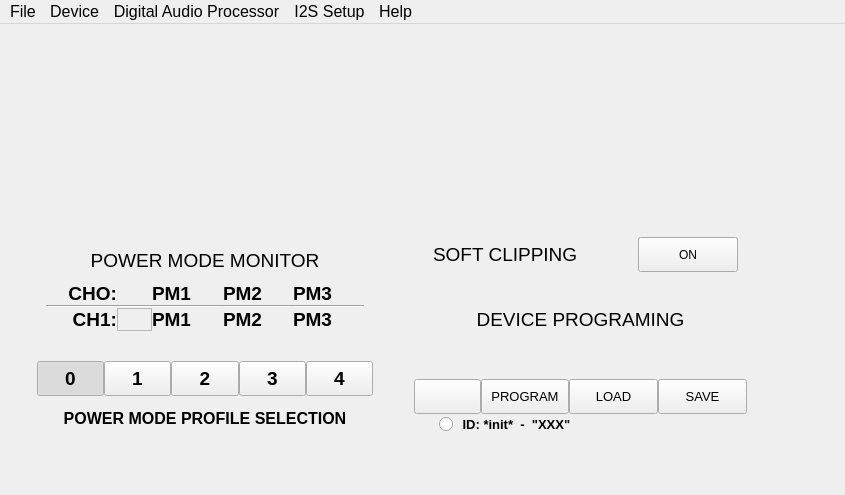
<?xml version="1.0" encoding="UTF-8"?>
<ui version="4.0">
 <class>DeviceControl</class>
 <widget class="QMainWindow" name="DeviceControl">
  <property name="geometry">
   <rect>
    <x>0</x>
    <y>0</y>
    <width>845</width>
    <height>495</height>
   </rect>
  </property>
  <property name="sizePolicy">
   <sizepolicy hsizetype="Fixed" vsizetype="Fixed">
    <horstretch>0</horstretch>
    <verstretch>0</verstretch>
   </sizepolicy>
  </property>
  <property name="minimumSize">
   <size>
    <width>845</width>
    <height>495</height>
   </size>
  </property>
  <property name="maximumSize">
   <size>
    <width>845</width>
    <height>495</height>
   </size>
  </property>
  <property name="windowTitle">
   <string>DeviceControl</string>
  </property>
  <property name="windowIcon">
   <iconset>
    <normaloff>:/mlogo3_resized_300x234.png</normaloff>:/mlogo3_resized_300x234.png</iconset>
  </property>
  <property name="styleSheet">
   <string notr="true"/>
  </property>
  <property name="toolButtonStyle">
   <enum>Qt::ToolButtonTextBesideIcon</enum>
  </property>
  <widget class="QWidget" name="centralWidget">
   <widget class="QFrame" name="gridFrame_2">
    <property name="geometry">
     <rect>
      <x>10</x>
      <y>0</y>
      <width>771</width>
      <height>421</height>
     </rect>
    </property>
    <layout class="QGridLayout" name="gridLayout_2" rowstretch="1,1" columnstretch="1,1" columnminimumwidth="0,0">
     <property name="leftMargin">
      <number>10</number>
     </property>
     <property name="topMargin">
      <number>10</number>
     </property>
     <property name="rightMargin">
      <number>10</number>
     </property>
     <property name="bottomMargin">
      <number>10</number>
     </property>
     <property name="spacing">
      <number>0</number>
     </property>
     <item row="0" column="0">
      <widget class="QWidjetPainter" name="progressBar_ch0" native="true"/>
     </item>
     <item row="0" column="1">
      <widget class="QWidjetPainter" name="progressBar_ch1" native="true"/>
     </item>
     <item row="1" column="0">
      <layout class="QVBoxLayout" name="verticalLayout">
       <property name="leftMargin">
        <number>17</number>
       </property>
       <property name="rightMargin">
        <number>23</number>
       </property>
       <item>
        <widget class="QFrame" name="verticalFrame_PM_control">
         <property name="cursor">
          <cursorShape>ArrowCursor</cursorShape>
         </property>
         <layout class="QVBoxLayout" name="verticalLayout_10" stretch="1,2,1,1">
          <property name="spacing">
           <number>5</number>
          </property>
          <property name="leftMargin">
           <number>0</number>
          </property>
          <property name="topMargin">
           <number>8</number>
          </property>
          <property name="rightMargin">
           <number>0</number>
          </property>
          <property name="bottomMargin">
           <number>0</number>
          </property>
          <item>
           <widget class="QLabel" name="label">
            <property name="font">
             <font>
              <family>Segoe UI</family>
              <pointsize>14</pointsize>
              <weight>50</weight>
              <bold>false</bold>
              <underline>false</underline>
             </font>
            </property>
            <property name="text">
             <string>POWER MODE MONITOR</string>
            </property>
            <property name="alignment">
             <set>Qt::AlignCenter</set>
            </property>
            <property name="QLabelMainBig_SegoeUI12pt" stdset="0">
             <string>true</string>
            </property>
           </widget>
          </item>
          <item>
           <layout class="QGridLayout" name="gridLayout_5" rowstretch="10,0,0" columnstretch="2,1,2,2,2" columnminimumwidth="0,0,0,0,0">
            <property name="leftMargin">
             <number>9</number>
            </property>
            <property name="rightMargin">
             <number>9</number>
            </property>
            <property name="bottomMargin">
             <number>20</number>
            </property>
            <property name="spacing">
             <number>0</number>
            </property>
            <item row="0" column="2">
             <widget class="QLabel" name="frame_ch0_pm1">
              <property name="font">
               <font>
                <family>Segoe UI</family>
                <pointsize>14</pointsize>
                <weight>75</weight>
                <bold>true</bold>
               </font>
              </property>
              <property name="text">
               <string>PM1</string>
              </property>
              <property name="alignment">
               <set>Qt::AlignBottom|Qt::AlignLeading|Qt::AlignLeft</set>
              </property>
              <property name="color_indication_on" stdset="0">
               <string>indication_on</string>
              </property>
              <property name="color_indication_off" stdset="0">
               <string>indication_off</string>
              </property>
             </widget>
            </item>
            <item row="0" column="4">
             <widget class="QLabel" name="frame_ch0_pm3">
              <property name="font">
               <font>
                <family>Segoe UI</family>
                <pointsize>14</pointsize>
                <weight>75</weight>
                <bold>true</bold>
               </font>
              </property>
              <property name="text">
               <string>PM3</string>
              </property>
              <property name="alignment">
               <set>Qt::AlignBottom|Qt::AlignLeading|Qt::AlignLeft</set>
              </property>
              <property name="color_indication_on" stdset="0">
               <string>indication_on</string>
              </property>
              <property name="color_indication_off" stdset="0">
               <string>indication_off</string>
              </property>
             </widget>
            </item>
            <item row="0" column="3">
             <widget class="QLabel" name="frame_ch0_pm2">
              <property name="font">
               <font>
                <family>Segoe UI</family>
                <pointsize>14</pointsize>
                <weight>75</weight>
                <bold>true</bold>
               </font>
              </property>
              <property name="text">
               <string>PM2</string>
              </property>
              <property name="alignment">
               <set>Qt::AlignBottom|Qt::AlignLeading|Qt::AlignLeft</set>
              </property>
              <property name="color_indication_on" stdset="0">
               <string>indication_on</string>
              </property>
              <property name="color_indication_off" stdset="0">
               <string>indication_off</string>
              </property>
             </widget>
            </item>
            <item row="2" column="2">
             <widget class="QLabel" name="frame_ch1_pm1">
              <property name="font">
               <font>
                <family>Segoe UI</family>
                <pointsize>14</pointsize>
                <weight>75</weight>
                <bold>true</bold>
               </font>
              </property>
              <property name="text">
               <string>PM1</string>
              </property>
              <property name="alignment">
               <set>Qt::AlignLeading|Qt::AlignLeft|Qt::AlignTop</set>
              </property>
              <property name="color_indication_on" stdset="0">
               <string>indication_on</string>
              </property>
              <property name="color_indication_off" stdset="0">
               <string>indication_off</string>
              </property>
             </widget>
            </item>
            <item row="2" column="4">
             <widget class="QLabel" name="frame_ch1_pm3">
              <property name="font">
               <font>
                <family>Segoe UI</family>
                <pointsize>14</pointsize>
                <weight>75</weight>
                <bold>true</bold>
               </font>
              </property>
              <property name="text">
               <string>PM3</string>
              </property>
              <property name="alignment">
               <set>Qt::AlignLeading|Qt::AlignLeft|Qt::AlignTop</set>
              </property>
              <property name="color_indication_on" stdset="0">
               <string>indication_on</string>
              </property>
              <property name="color_indication_off" stdset="0">
               <string>indication_off</string>
              </property>
             </widget>
            </item>
            <item row="2" column="0">
             <widget class="QLabel" name="label_PM_Ch1">
              <property name="font">
               <font>
                <family>Segoe UI</family>
                <pointsize>14</pointsize>
                <weight>75</weight>
                <bold>true</bold>
               </font>
              </property>
              <property name="text">
               <string>CH1:</string>
              </property>
              <property name="alignment">
               <set>Qt::AlignBottom|Qt::AlignRight|Qt::AlignTrailing</set>
              </property>
             </widget>
            </item>
            <item row="2" column="3">
             <widget class="QLabel" name="frame_ch1_pm2">
              <property name="font">
               <font>
                <family>Segoe UI</family>
                <pointsize>14</pointsize>
                <weight>75</weight>
                <bold>true</bold>
               </font>
              </property>
              <property name="text">
               <string>PM2</string>
              </property>
              <property name="alignment">
               <set>Qt::AlignLeading|Qt::AlignLeft|Qt::AlignTop</set>
              </property>
              <property name="color_indication_on" stdset="0">
               <string>indication_on</string>
              </property>
              <property name="color_indication_off" stdset="0">
               <string>indication_off</string>
              </property>
             </widget>
            </item>
            <item row="2" column="1">
             <widget class="QFrame" name="frame_7">
              <property name="frameShape">
               <enum>QFrame::StyledPanel</enum>
              </property>
              <property name="frameShadow">
               <enum>QFrame::Raised</enum>
              </property>
             </widget>
            </item>
            <item row="1" column="1">
             <widget class="Line" name="line_17">
              <property name="orientation">
               <enum>Qt::Horizontal</enum>
              </property>
             </widget>
            </item>
            <item row="1" column="0">
             <widget class="Line" name="line_16">
              <property name="orientation">
               <enum>Qt::Horizontal</enum>
              </property>
             </widget>
            </item>
            <item row="1" column="2">
             <widget class="Line" name="line_18">
              <property name="orientation">
               <enum>Qt::Horizontal</enum>
              </property>
             </widget>
            </item>
            <item row="1" column="3">
             <widget class="Line" name="line_19">
              <property name="orientation">
               <enum>Qt::Horizontal</enum>
              </property>
             </widget>
            </item>
            <item row="0" column="0">
             <widget class="QLabel" name="label__PM_Ch0">
              <property name="font">
               <font>
                <family>Segoe UI</family>
                <pointsize>14</pointsize>
                <weight>75</weight>
                <bold>true</bold>
               </font>
              </property>
              <property name="text">
               <string>CHO:</string>
              </property>
              <property name="alignment">
               <set>Qt::AlignBottom|Qt::AlignRight|Qt::AlignTrailing</set>
              </property>
             </widget>
            </item>
            <item row="1" column="4">
             <widget class="Line" name="line_20">
              <property name="orientation">
               <enum>Qt::Horizontal</enum>
              </property>
             </widget>
            </item>
           </layout>
          </item>
          <item>
           <layout class="QHBoxLayout" name="horizontalLayout_6">
            <property name="spacing">
             <number>0</number>
            </property>
            <property name="sizeConstraint">
             <enum>QLayout::SetNoConstraint</enum>
            </property>
            <property name="topMargin">
             <number>5</number>
            </property>
            <property name="bottomMargin">
             <number>0</number>
            </property>
            <item>
             <widget class="QPushButton" name="radioButton_pmp1">
              <property name="sizePolicy">
               <sizepolicy hsizetype="Fixed" vsizetype="Fixed">
                <horstretch>0</horstretch>
                <verstretch>0</verstretch>
               </sizepolicy>
              </property>
              <property name="minimumSize">
               <size>
                <width>15</width>
                <height>35</height>
               </size>
              </property>
              <property name="maximumSize">
               <size>
                <width>10000</width>
                <height>40</height>
               </size>
              </property>
              <property name="font">
               <font>
                <family>Segoe UI</family>
                <pointsize>14</pointsize>
                <weight>75</weight>
                <bold>true</bold>
               </font>
              </property>
              <property name="text">
               <string>0</string>
              </property>
              <property name="checkable">
               <bool>true</bool>
              </property>
              <property name="checked">
               <bool>true</bool>
              </property>
              <property name="PushButtonLeft" stdset="0">
               <string>true</string>
              </property>
              <property name="PushButtonLeft_Hover" stdset="0">
               <string>true</string>
              </property>
              <property name="PushButtonLeft_PressedHover" stdset="0">
               <string>true</string>
              </property>
              <property name="PushButtonLeft_Checked" stdset="0">
               <string>true</string>
              </property>
              <property name="PushButtonLeft_CheckedHover" stdset="0">
               <string>true</string>
              </property>
             </widget>
            </item>
            <item>
             <widget class="QPushButton" name="radioButton_pmp2">
              <property name="sizePolicy">
               <sizepolicy hsizetype="Fixed" vsizetype="Fixed">
                <horstretch>0</horstretch>
                <verstretch>0</verstretch>
               </sizepolicy>
              </property>
              <property name="minimumSize">
               <size>
                <width>15</width>
                <height>35</height>
               </size>
              </property>
              <property name="maximumSize">
               <size>
                <width>10000</width>
                <height>40</height>
               </size>
              </property>
              <property name="font">
               <font>
                <family>Segoe UI</family>
                <pointsize>14</pointsize>
                <weight>75</weight>
                <bold>true</bold>
               </font>
              </property>
              <property name="text">
               <string>1</string>
              </property>
              <property name="checkable">
               <bool>true</bool>
              </property>
              <property name="checked">
               <bool>false</bool>
              </property>
              <property name="PushButtonCentral" stdset="0">
               <string>true</string>
              </property>
              <property name="PushButtonCentral_Checked" stdset="0">
               <string>true</string>
              </property>
              <property name="PushButtonCentral_CheckedHover" stdset="0">
               <string>true</string>
              </property>
              <property name="PushButtonCentral_Hover" stdset="0">
               <string>true</string>
              </property>
              <property name="PushButtonCentral_PressedHover" stdset="0">
               <string>true</string>
              </property>
             </widget>
            </item>
            <item>
             <widget class="QPushButton" name="radioButton_pmp3">
              <property name="sizePolicy">
               <sizepolicy hsizetype="Fixed" vsizetype="Fixed">
                <horstretch>0</horstretch>
                <verstretch>0</verstretch>
               </sizepolicy>
              </property>
              <property name="minimumSize">
               <size>
                <width>15</width>
                <height>35</height>
               </size>
              </property>
              <property name="maximumSize">
               <size>
                <width>10000</width>
                <height>40</height>
               </size>
              </property>
              <property name="font">
               <font>
                <family>Segoe UI</family>
                <pointsize>14</pointsize>
                <weight>75</weight>
                <bold>true</bold>
               </font>
              </property>
              <property name="text">
               <string>2</string>
              </property>
              <property name="checkable">
               <bool>true</bool>
              </property>
              <property name="checked">
               <bool>false</bool>
              </property>
              <property name="PushButtonCentral" stdset="0">
               <string>true</string>
              </property>
              <property name="PushButtonCentral_Checked" stdset="0">
               <string>true</string>
              </property>
              <property name="PushButtonCentral_CheckedHover" stdset="0">
               <string>true</string>
              </property>
              <property name="PushButtonCentral_Hover" stdset="0">
               <string>true</string>
              </property>
              <property name="PushButtonCentral_PressedHover" stdset="0">
               <string>true</string>
              </property>
             </widget>
            </item>
            <item>
             <widget class="QPushButton" name="radioButton_pmp4">
              <property name="sizePolicy">
               <sizepolicy hsizetype="Fixed" vsizetype="Fixed">
                <horstretch>0</horstretch>
                <verstretch>0</verstretch>
               </sizepolicy>
              </property>
              <property name="minimumSize">
               <size>
                <width>15</width>
                <height>35</height>
               </size>
              </property>
              <property name="maximumSize">
               <size>
                <width>10000</width>
                <height>40</height>
               </size>
              </property>
              <property name="font">
               <font>
                <family>Segoe UI</family>
                <pointsize>14</pointsize>
                <weight>75</weight>
                <bold>true</bold>
               </font>
              </property>
              <property name="text">
               <string>3</string>
              </property>
              <property name="checkable">
               <bool>true</bool>
              </property>
              <property name="checked">
               <bool>false</bool>
              </property>
              <property name="PushButtonCentral" stdset="0">
               <string>true</string>
              </property>
              <property name="PushButtonCentral_Checked" stdset="0">
               <string>true</string>
              </property>
              <property name="PushButtonCentral_CheckedHover" stdset="0">
               <string>true</string>
              </property>
              <property name="PushButtonCentral_Hover" stdset="0">
               <string>true</string>
              </property>
              <property name="PushButtonCentral_PressedHover" stdset="0">
               <string>true</string>
              </property>
             </widget>
            </item>
            <item>
             <widget class="QPushButton" name="radioButton_pmp5">
              <property name="sizePolicy">
               <sizepolicy hsizetype="Fixed" vsizetype="Fixed">
                <horstretch>0</horstretch>
                <verstretch>0</verstretch>
               </sizepolicy>
              </property>
              <property name="minimumSize">
               <size>
                <width>15</width>
                <height>35</height>
               </size>
              </property>
              <property name="maximumSize">
               <size>
                <width>10000</width>
                <height>35</height>
               </size>
              </property>
              <property name="font">
               <font>
                <family>Segoe UI</family>
                <pointsize>14</pointsize>
                <weight>75</weight>
                <bold>true</bold>
               </font>
              </property>
              <property name="text">
               <string>4</string>
              </property>
              <property name="checkable">
               <bool>true</bool>
              </property>
              <property name="checked">
               <bool>false</bool>
              </property>
              <property name="PushButtonRifht" stdset="0">
               <string>true</string>
              </property>
              <property name="PushButtonRifht_Checked" stdset="0">
               <string>true</string>
              </property>
              <property name="PushButtonRifht_CheckedHover" stdset="0">
               <string>true</string>
              </property>
              <property name="PushButtonRifht_Hover" stdset="0">
               <string>true</string>
              </property>
              <property name="PushButtonRight_Pressed" stdset="0">
               <string>true</string>
              </property>
             </widget>
            </item>
           </layout>
          </item>
          <item>
           <widget class="QLabel" name="label_2">
            <property name="font">
             <font>
              <family>Segoe UI</family>
              <pointsize>12</pointsize>
              <weight>75</weight>
              <bold>true</bold>
             </font>
            </property>
            <property name="text">
             <string>POWER MODE PROFILE SELECTION</string>
            </property>
            <property name="alignment">
             <set>Qt::AlignCenter</set>
            </property>
           </widget>
          </item>
         </layout>
        </widget>
       </item>
      </layout>
     </item>
     <item row="1" column="1">
      <layout class="QVBoxLayout" name="verticalLayout_2" stretch="1,5">
       <property name="spacing">
        <number>16</number>
       </property>
       <property name="sizeConstraint">
        <enum>QLayout::SetDefaultConstraint</enum>
       </property>
       <property name="leftMargin">
        <number>17</number>
       </property>
       <property name="topMargin">
        <number>0</number>
       </property>
       <property name="rightMargin">
        <number>23</number>
       </property>
       <property name="bottomMargin">
        <number>0</number>
       </property>
       <item>
        <widget class="QFrame" name="verticalFrame_Program_Soft_Cliping">
         <layout class="QHBoxLayout" name="horizontalLayout_3" stretch="2,1">
          <property name="leftMargin">
           <number>20</number>
          </property>
          <property name="topMargin">
           <number>2</number>
          </property>
          <property name="rightMargin">
           <number>10</number>
          </property>
          <property name="bottomMargin">
           <number>0</number>
          </property>
          <item>
           <widget class="QLabel" name="label_3">
            <property name="font">
             <font>
              <family>Segoe UI</family>
              <pointsize>14</pointsize>
             </font>
            </property>
            <property name="text">
             <string>SOFT CLIPPING</string>
            </property>
            <property name="QLabelMainBig_SegoeUI12pt" stdset="0">
             <string>true</string>
            </property>
           </widget>
          </item>
          <item>
           <widget class="QPushButton" name="pushButtonSoftClipping">
            <property name="sizePolicy">
             <sizepolicy hsizetype="Fixed" vsizetype="Fixed">
              <horstretch>0</horstretch>
              <verstretch>0</verstretch>
             </sizepolicy>
            </property>
            <property name="minimumSize">
             <size>
              <width>20</width>
              <height>35</height>
             </size>
            </property>
            <property name="maximumSize">
             <size>
              <width>1000</width>
              <height>35</height>
             </size>
            </property>
            <property name="text">
             <string>ON</string>
            </property>
            <property name="PushButtonSeparate_Enabled" stdset="0">
             <string>true</string>
            </property>
            <property name="PushButtonSeparate_EnabledPressed" stdset="0">
             <string>true</string>
            </property>
            <property name="PushButtonSeparate_EnabledPressedHover" stdset="0">
             <string>true</string>
            </property>
            <property name="PushButtonSeparate_EnabledHover" stdset="0">
             <string>true</string>
            </property>
            <property name="PushButtonSeparate_Disabled" stdset="0">
             <string>true</string>
            </property>
           </widget>
          </item>
         </layout>
        </widget>
       </item>
       <item>
        <widget class="QFrame" name="verticalFrame_Program_control">
         <layout class="QVBoxLayout" name="verticalLayout_14" stretch="1,2,1">
          <property name="spacing">
           <number>0</number>
          </property>
          <property name="leftMargin">
           <number>1</number>
          </property>
          <property name="topMargin">
           <number>0</number>
          </property>
          <property name="rightMargin">
           <number>1</number>
          </property>
          <property name="bottomMargin">
           <number>0</number>
          </property>
          <item>
           <widget class="QLabel" name="label_4">
            <property name="font">
             <font>
              <family>Segoe UI</family>
              <pointsize>14</pointsize>
              <weight>50</weight>
              <bold>false</bold>
             </font>
            </property>
            <property name="text">
             <string>DEVICE PROGRAMING</string>
            </property>
            <property name="alignment">
             <set>Qt::AlignCenter</set>
            </property>
            <property name="QLabelMainBig_SegoeUI12pt" stdset="0">
             <string>true</string>
            </property>
           </widget>
          </item>
          <item>
           <layout class="QHBoxLayout" name="horizontalLayout_9" stretch="6,8,8,8">
            <property name="spacing">
             <number>0</number>
            </property>
            <property name="sizeConstraint">
             <enum>QLayout::SetDefaultConstraint</enum>
            </property>
            <property name="topMargin">
             <number>28</number>
            </property>
            <property name="bottomMargin">
             <number>0</number>
            </property>
            <item>
             <widget class="QPushButton" name="pushButtonRec">
              <property name="sizePolicy">
               <sizepolicy hsizetype="Minimum" vsizetype="Expanding">
                <horstretch>0</horstretch>
                <verstretch>0</verstretch>
               </sizepolicy>
              </property>
              <property name="minimumSize">
               <size>
                <width>20</width>
                <height>35</height>
               </size>
              </property>
              <property name="maximumSize">
               <size>
                <width>1000</width>
                <height>35</height>
               </size>
              </property>
              <property name="font">
               <font>
                <family>Segoe UI</family>
                <pointsize>10</pointsize>
               </font>
              </property>
              <property name="text">
               <string/>
              </property>
             </widget>
            </item>
            <item>
             <widget class="QPushButton" name="pushButtonProgram">
              <property name="sizePolicy">
               <sizepolicy hsizetype="Fixed" vsizetype="Fixed">
                <horstretch>0</horstretch>
                <verstretch>0</verstretch>
               </sizepolicy>
              </property>
              <property name="minimumSize">
               <size>
                <width>20</width>
                <height>35</height>
               </size>
              </property>
              <property name="maximumSize">
               <size>
                <width>10000</width>
                <height>35</height>
               </size>
              </property>
              <property name="font">
               <font>
                <family>Segoe UI</family>
                <pointsize>10</pointsize>
               </font>
              </property>
              <property name="text">
               <string>PROGRAM</string>
              </property>
              <property name="PushButtonCentral" stdset="0">
               <string>true</string>
              </property>
              <property name="PushButtonCentral_Hover" stdset="0">
               <string>true</string>
              </property>
              <property name="PushButtonCentral_PressedHover" stdset="0">
               <string>true</string>
              </property>
              <property name="PushButtonCentral_Disabled" stdset="0">
               <string>true</string>
              </property>
             </widget>
            </item>
            <item>
             <widget class="QPushButton" name="pushButtonLoad">
              <property name="sizePolicy">
               <sizepolicy hsizetype="Fixed" vsizetype="Fixed">
                <horstretch>0</horstretch>
                <verstretch>0</verstretch>
               </sizepolicy>
              </property>
              <property name="minimumSize">
               <size>
                <width>20</width>
                <height>35</height>
               </size>
              </property>
              <property name="maximumSize">
               <size>
                <width>10000</width>
                <height>35</height>
               </size>
              </property>
              <property name="font">
               <font>
                <family>Segoe UI</family>
                <pointsize>10</pointsize>
               </font>
              </property>
              <property name="text">
               <string>LOAD</string>
              </property>
              <property name="PushButtonCentral" stdset="0">
               <string>true</string>
              </property>
              <property name="PushButtonCentral_Hover" stdset="0">
               <string>true</string>
              </property>
              <property name="PushButtonCentral_PressedHover" stdset="0">
               <string>true</string>
              </property>
             </widget>
            </item>
            <item>
             <widget class="QPushButton" name="pushButtonSave">
              <property name="sizePolicy">
               <sizepolicy hsizetype="Fixed" vsizetype="Fixed">
                <horstretch>0</horstretch>
                <verstretch>0</verstretch>
               </sizepolicy>
              </property>
              <property name="minimumSize">
               <size>
                <width>20</width>
                <height>35</height>
               </size>
              </property>
              <property name="maximumSize">
               <size>
                <width>10000</width>
                <height>35</height>
               </size>
              </property>
              <property name="font">
               <font>
                <family>Segoe UI</family>
                <pointsize>10</pointsize>
               </font>
              </property>
              <property name="text">
               <string>SAVE</string>
              </property>
              <property name="PushButtonRifht" stdset="0">
               <string>true</string>
              </property>
              <property name="PushButtonRifht_Checked" stdset="0">
               <string>true</string>
              </property>
              <property name="PushButtonRifht_CheckedHover" stdset="0">
               <string>true</string>
              </property>
              <property name="PushButtonRifht_Hover" stdset="0">
               <string>true</string>
              </property>
              <property name="PushButtonRight_Pressed" stdset="0">
               <string>true</string>
              </property>
             </widget>
            </item>
           </layout>
          </item>
          <item>
           <layout class="QHBoxLayout" name="horizontalLayout_8" stretch="8">
            <property name="spacing">
             <number>0</number>
            </property>
            <property name="sizeConstraint">
             <enum>QLayout::SetNoConstraint</enum>
            </property>
            <property name="leftMargin">
             <number>25</number>
            </property>
            <property name="topMargin">
             <number>0</number>
            </property>
            <item>
             <widget class="QRadioButton" name="RadioButtonDeviceStatus">
              <property name="font">
               <font>
                <family>Segoe UI</family>
                <pointsize>10</pointsize>
                <weight>75</weight>
                <bold>true</bold>
               </font>
              </property>
              <property name="text">
               <string> ID: *init*  -  &quot;XXX&quot;</string>
              </property>
             </widget>
            </item>
           </layout>
          </item>
         </layout>
        </widget>
       </item>
      </layout>
     </item>
    </layout>
   </widget>
  </widget>
  <widget class="QMenuBar" name="menuBar">
   <property name="geometry">
    <rect>
     <x>0</x>
     <y>0</y>
     <width>845</width>
     <height>27</height>
    </rect>
   </property>
   <property name="font">
    <font>
     <pointsize>12</pointsize>
    </font>
   </property>
   <widget class="QMenu" name="menuFile">
    <property name="title">
     <string>File</string>
    </property>
    <addaction name="actionClose"/>
   </widget>
   <widget class="QMenu" name="ActionRegister">
    <property name="title">
     <string>Device</string>
    </property>
    <addaction name="actionRegister_Browser"/>
    <addaction name="actionError_Vector_Monitor"/>
   </widget>
   <widget class="QMenu" name="menuI2S_Setup">
    <property name="title">
     <string>I2S Setup</string>
    </property>
    <addaction name="actionI2S_Setup_2"/>
   </widget>
   <widget class="QMenu" name="menuDigital_Audio_Processor">
    <property name="title">
     <string>Digital Audio Processor</string>
    </property>
    <addaction name="actionDigital_Audio_Processor"/>
   </widget>
   <widget class="QMenu" name="menuHelp">
    <property name="title">
     <string>Help</string>
    </property>
    <addaction name="actionAbout_2"/>
   </widget>
   <addaction name="menuFile"/>
   <addaction name="ActionRegister"/>
   <addaction name="menuDigital_Audio_Processor"/>
   <addaction name="menuI2S_Setup"/>
   <addaction name="menuHelp"/>
  </widget>
  <action name="actionSave_settings">
   <property name="text">
    <string>Save settings</string>
   </property>
  </action>
  <action name="actionClose">
   <property name="text">
    <string>Close GUI</string>
   </property>
   <property name="font">
    <font>
     <family>Segoe UI</family>
     <pointsize>11</pointsize>
    </font>
   </property>
  </action>
  <action name="actionMA12070x_Datasheet">
   <property name="text">
    <string>MA12070x Datasheet</string>
   </property>
   <property name="font">
    <font>
     <family>Segoe UI</family>
     <pointsize>12</pointsize>
    </font>
   </property>
  </action>
  <action name="actionEVK_User_Manual">
   <property name="text">
    <string>EVK User Manual</string>
   </property>
   <property name="font">
    <font>
     <family>Segoe UI</family>
     <pointsize>11</pointsize>
    </font>
   </property>
  </action>
  <action name="actionReconnect">
   <property name="text">
    <string>Reconnect</string>
   </property>
  </action>
  <action name="actionRegister_Browser">
   <property name="text">
    <string>Register Browser</string>
   </property>
   <property name="font">
    <font>
     <pointsize>12</pointsize>
    </font>
   </property>
  </action>
  <action name="actionAbout">
   <property name="text">
    <string>About</string>
   </property>
   <property name="font">
    <font>
     <pointsize>11</pointsize>
    </font>
   </property>
  </action>
  <action name="actionHelp">
   <property name="text">
    <string>Help</string>
   </property>
   <property name="font">
    <font>
     <pointsize>11</pointsize>
    </font>
   </property>
  </action>
  <action name="actionDevice_Info">
   <property name="text">
    <string>Device Info</string>
   </property>
  </action>
  <action name="actionRegister_Monitor">
   <property name="text">
    <string>Debug Monitor</string>
   </property>
   <property name="font">
    <font>
     <family>Segoe UI</family>
     <pointsize>11</pointsize>
    </font>
   </property>
  </action>
  <action name="actionDigital_Audio_Processor">
   <property name="text">
    <string>Digital Audio Processor</string>
   </property>
  </action>
  <action name="actionI2S_Setup">
   <property name="text">
    <string>I2S Setup</string>
   </property>
  </action>
  <action name="actionI2S_Setup_2">
   <property name="text">
    <string>I2S Setup</string>
   </property>
  </action>
  <action name="actionError_Vector_Monitor">
   <property name="text">
    <string>Error Vector Monitor</string>
   </property>
  </action>
  <action name="actionAbout_2">
   <property name="text">
    <string>About</string>
   </property>
  </action>
  <action name="actionAbout_3">
   <property name="text">
    <string>About_2</string>
   </property>
  </action>
 </widget>
 <layoutdefault spacing="6" margin="11"/>
 <customwidgets>
  <customwidget>
   <class>QWidjetPainter</class>
   <extends>QWidget</extends>
   <header>qwidjetpainter.h</header>
   <container>1</container>
  </customwidget>
 </customwidgets>
 <resources/>
 <connections/>
 <slots>
  <slot>on_menuActionDatasheet_clicked()</slot>
  <slot>on_menuActionReconnect_clicked()</slot>
  <slot>on_menuActionHelp_clicked()</slot>
  <slot>on_menuActionEVKmanual_clicked()</slot>
  <slot>on_menuActionRegBrow_clicked()</slot>
 </slots>
</ui>
